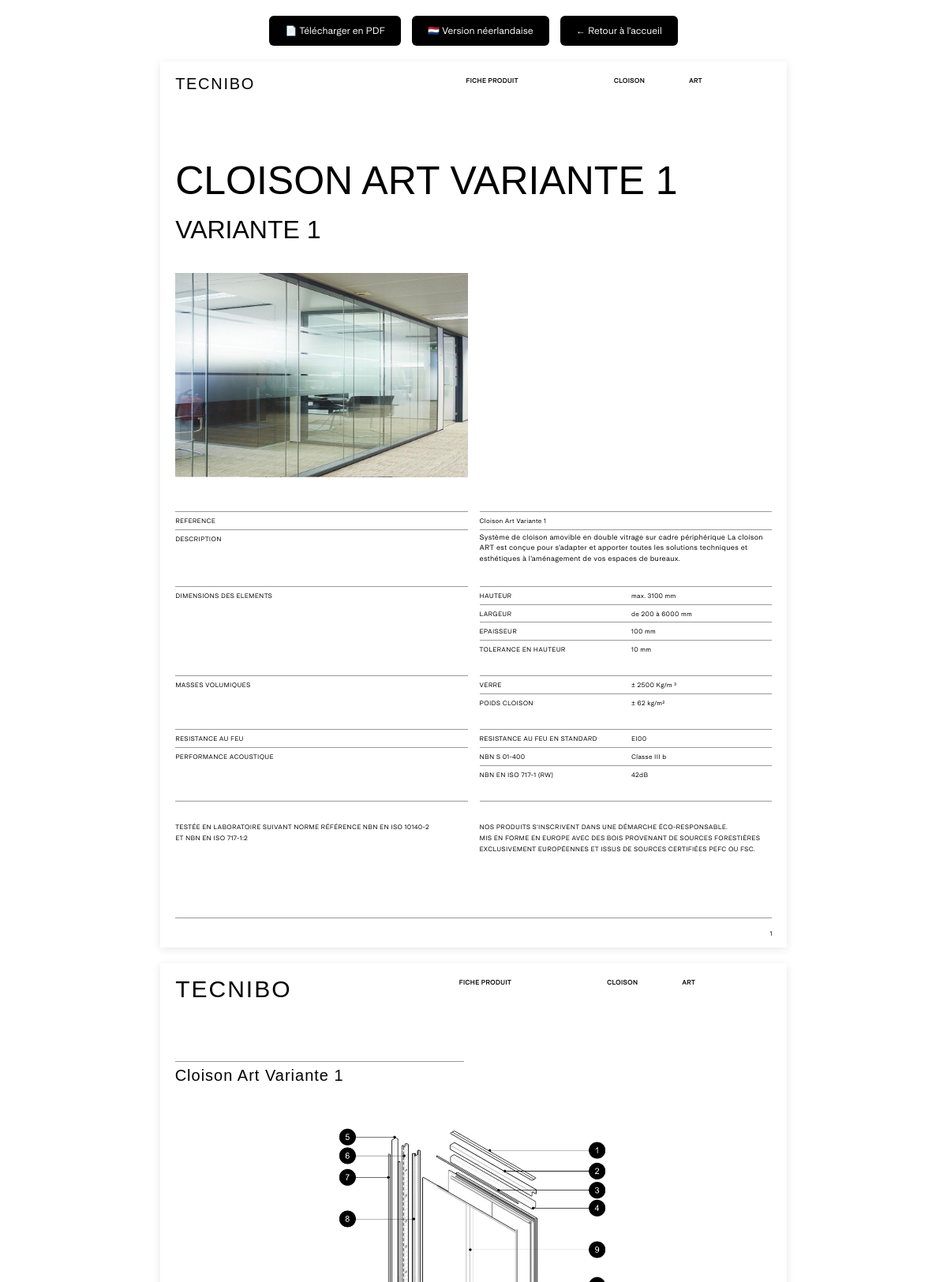
The page /tools/fiches/index?cpid=P_ART_VAR1_42dB (upper part) on the database as committed earlier.
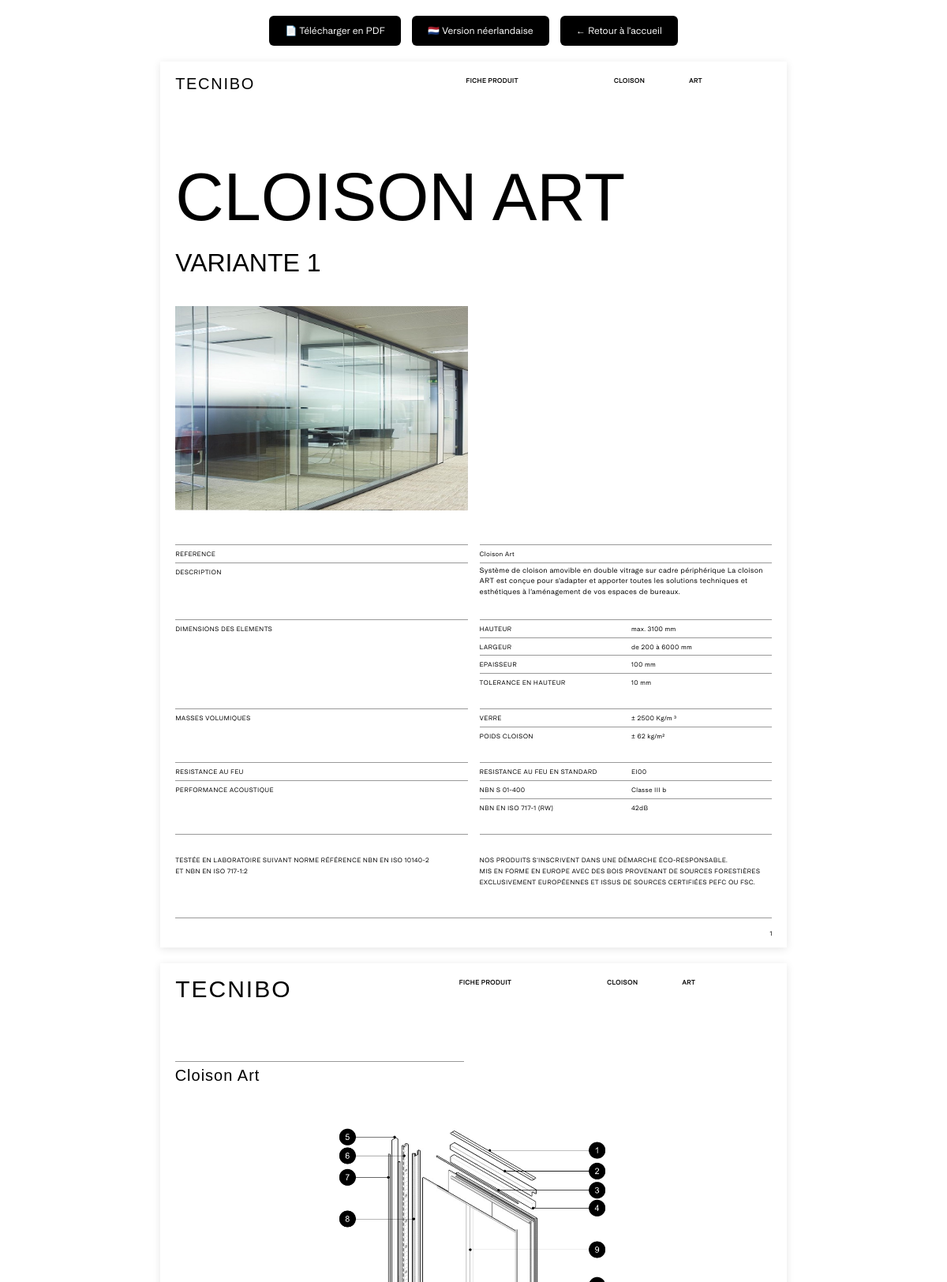
The same page on the database as committed later.
### tables this page shows
CREATE TABLE fiche_technique (
        id INTEGER PRIMARY KEY AUTOINCREMENT,
        cpid TEXT NOT NULL,
        langue TEXT DEFAULT 'fr',
	    type TEXT,
        reference TEXT,
        description TEXT,
        photo_produit TEXT,
        hauteur TEXT,
        largeur TEXT,
        epaisseur TEXT,
	    epaisseur_battent TEXT,
        tolerance_hauteur TEXT,
        verre TEXT,
	    battant TEXT,
	    panneau TEXT,
        poids_porte_cloison  TEXT,
        resistance_feu TEXT,
        nbn_s_01_400 TEXT,
        nbn_en_iso_717_1 TEXT,
        design_et_flexibilite TEXT,
        personnalisation_options TEXT,
        vue_eclatee_image TEXT,
        vue_eclatee_1 TEXT,
        vue_eclatee_2 TEXT,
        vue_eclatee_3 TEXT,
        vue_eclatee_4 TEXT,
        vue_eclatee_5 TEXT,
        vue_eclatee_6 TEXT,
        vue_eclatee_7 TEXT,
        vue_eclatee_8 TEXT,
        vue_eclatee_9 TEXT,
        vue_eclatee_10 TEXT,
        vue_eclatee_11 TEXT,
        vue_eclatee_12 TEXT,
        vue_eclatee_13 TEXT,
        vue_eclatee_14 TEXT,
        vue_eclatee_15 TEXT,
        vue_eclatee_16 TEXT,
        vue_eclatee_17 TEXT,
        vue_eclatee_18 TEXT,
        vue_eclatee_19 TEXT,
        vue_eclatee_20 TEXT,
        vue_eclatee_21 TEXT,
        vue_eclatee_22 TEXT,
        vue_eclatee_count INTEGER DEFAULT 0,
        dessin_technique_1 TEXT,
        dessin_technique_2 TEXT,
        dessin_technique_3 TEXT,
        dessin_technique_4 TEXT,
        dessin_technique_5 TEXT,
        dessin_technique_6 TEXT,
        dessin_technique_nom_1 TEXT,
        dessin_technique_nom_2 TEXT,
        dessin_technique_nom_3 TEXT,
        dessin_technique_nom_4 TEXT,
        dessin_technique_nom_5 TEXT,
        dessin_technique_nom_6 TEXT
    , reference_menu TEXT NOT NULL DEFAULT '', variant TEXT);

### app.py (the view)
@app.route('/index')
@app.route(f"{BASE_PATH}/index")
def index():
    cpid = request.args.get("cpid")
    lang = request.args.get("lang", "fr")
    base = get_base_url()
    fiche = None
    if cpid:
        conn = get_db_connection()
        row = conn.execute(
            "SELECT * FROM fiche_technique WHERE cpid=? AND langue=?",
            (cpid, lang)
        ).fetchone()
        conn.close()
        if row:
            fiche = dict(row)
    if not fiche:
        return "Référence introuvable", 404
    if lang == "en":
        return render_template("indexHaasEN.html", fiche=fiche, lang="en", base=base)
    elif lang == "nl":
        return render_template("indexHaasNL.html", fiche=fiche, lang="nl", base=base)
    else:
        return render_template("indexHaas.html", fiche=fiche, lang="fr", base=base)

### app.py (called while the page is built)
def get_base_url():
    return BASE_PATH if BASE_PATH else ''

def get_db_connection():
    conn = sqlite3.connect(DB_NAME)
    conn.row_factory = sqlite3.Row
    return conn

### templates/indexHaas.html (shortened to what this page needs)
<!DOCTYPE html>
<html lang="fr">
<head>
  <link rel="stylesheet" href="{{ url_for('static', filename='stylesHaas.css') }}">
  <link href="https://cdn.jsdelivr.net/npm/bootstrap@5.3.2/dist/css/bootstrap.min.css" rel="stylesheet">
</head>
<body>
<div class="Telecharger">
    <button id="downloadBtn">📄 Télécharger en PDF</button>
    <button onclick="window.location.href='?cpid={{ fiche.cpid }}&lang=nl'">
        🇳🇱 Version néerlandaise
    </button>
    <button id="retourBtn" onclick="window.location.href='/'">
        ← Retour à l'accueil
    </button>
</div>
<div class="PageA4">
  <header>
    <div class="d-flex mb-5">
      <div class="logo">TECNIBO</div>
      <div class="d-flex text-muted-header header-right">
        <span class="FICHE" style="margin-right: 121px;">FICHE PRODUIT</span>
        <span class="SECTION" style="margin-right: 56px;">{{ fiche.type|upper }}</span>
        <span class="CPID">{{ fiche.reference_menu|upper }}</span>
      </div>
    </div>
  </header>
  <main>
    <h1 class="title">{{ fiche.reference }}</h1>
    {% if fiche.variant %}
      <h2 class="variant">{{ fiche.variant }}</h2>
    {% endif %}
    <div class="row gx-0">
      <div class="col-6">
        <div class="product-photo">
          {% if fiche.photo_produit %}
          <img src="{{ url_for('static', filename=fiche.photo_produit) }}"
               alt="Vue product photo"
               style="max-width:100%; max-height:100%; object-fit:contain;">
          {% endif %}
        </div>
      </div>
    </div>
    <div class="row table-row gx-0">
      <div class="col-6 text-muted border-half"><span>REFERENCE</span></div>
      <div class="col-6">
        <div class="d-flex align-items-center text-muted border-half inner-row">
          <span class="left">{{ fiche.reference }}</span>
        </div>
      </div>
    </div>
    <div class="row table-row gx-0">
      <div class="col-6 text-muted border-half"><span>DESCRIPTION</span></div>
      <div class="col-6 border-half text-desc dashDesc">
      </div>
    </div>
    <br>
    <div class="row table-row gx-0">
      <div class="col-6 text-muted text-muted-dim border-half"><span>DIMENSIONS DES ELEMENTS</span></div>
      <div class="col-6">
        <div class="d-flex align-items-center text-muted text-muted-dim border-half inner-row">
          <span class="left">HAUTEUR</span>
          <span class="right">{{ fiche.hauteur }}</span>
        </div>
        <div class="d-flex align-items-center text-muted text-muted-larg border-half inner-row">
          <span class="left">LARGEUR</span>
          <span class="right">{{ fiche.largeur }}</span>
        </div>
        {% if fiche.type == 'Cloison' %}
        <div class="d-flex align-items-center text-muted border-half inner-row">
          <span class="left">EPAISSEUR</span>
          <span class="right">{{ fiche.epaisseur }}</span>
        </div>
        {% else %}
        <div class="d-flex align-items-center text-muted border-half inner-row">
          <span class="left">EPAISSEUR BATTENT</span>
          <span class="right">{{ fiche.epaisseur }}</span>
        </div>
        {% endif %}
        <div class="d-flex align-items-center text-muted border-half inner-row">
          <span class="left">TOLERANCE EN HAUTEUR</span>
          <span class="right">{{ fiche.tolerance_hauteur }}</span>
        </div>
      </div>
    </div>
    <div class="padding"></div>
    <div class="row table-row gx-0">
      <div class="col-6 text-muted border-half"><span>MASSES VOLUMIQUES</span></div>
      <div class="col-6">
        {% if fiche.type == 'Cloison' %}
          {% if fiche.verre %}
          <div class="d-flex align-items-center text-muted border-half inner-row">
            <span class="left">VERRE</span>
            <span class="right">{{ fiche.verre }}</span>
          </div>
          {% endif %}
          {% if fiche.poids_porte_cloison %}
          <div class="d-flex align-items-center text-muted border-half inner-row">
            <span class="left">POIDS CLOISON</span>
            <span class="right">{{ fiche.poids_porte_cloison }}</span>
          </div>
          {% endif %}
        {% endif %}
      </div>
    </div>
    <div class="padding"></div>
    <div class="row table-row gx-0">
      <div class="col-6 text-muted border-half"><span>RESISTANCE AU FEU</span></div>
      <div class="col-6">
        <div class="d-flex align-items-center text-muted border-half inner-row">
          <span class="left">RESISTANCE AU FEU EN STANDARD</span>
          <span class="right">{{ fiche.resistance_feu }}</span>
        </div>
      </div>
    </div>
    <div class="row table-row gx-0">
      <div class="col-6 text-muted border-half"><span>PERFORMANCE ACOUSTIQUE</span></div>
      <div class="col-6">
        <div class="d-flex align-items-center text-muted border-half inner-row">
          <span class="left">NBN S 01-400</span>
          <span>{{ fiche.nbn_s_01_400 }}</span>
        </div>
        <div class="d-flex align-items-center text-muted border-half inner-row">
          <span class="left">NBN EN ISO 717-1 (RW)</span>
          <span class="right">{{ fiche.nbn_en_iso_717_1 }}</span>
        </div>
      </div>
    </div>
    <div class="padding"></div>
    <div class="row table-row gx-0">
      <div class="col-6 text-muted border-half">
        <div class="padding-test">
          TESTÉE EN LABORATOIRE SUIVANT NORME RÉFÉRENCE NBN EN ISO 10140-2 <br>ET NBN EN ISO 717-1:2
        </div>
      </div>
      <div class="col-6 border-half text-muted">
        <div class="padding-test">
          NOS PRODUITS S'INSCRIVENT DANS UNE DÉMARCHE ÉCO-RESPONSABLE.<br>
          MIS EN FORME EN EUROPE AVEC DES BOIS PROVENANT DE SOURCES FORESTIÈRES <br>
          EXCLUSIVEMENT EUROPÉENNES ET ISSUS DE SOURCES CERTIFIÉES PEFC OU FSC.
        </div>
      </div>
    </div>
  </main>
  <footer class="footer">
    <div class="footer-content">
      <span class="numberPage">1</span>
    </div>
  </footer>
</div>
<div class="PageA4">
  <header>
    <div class="d-flex mb-5">
      <div class="logo2">TECNIBO</div>
      <div class="d-flex text-muted-header2 header-right2">
        <span class="FICHE" style="margin-right: 121px;">FICHE PRODUIT</span>
        <span class="SECTION" style="margin-right: 56px;">{{ fiche.type|upper }}</span>
        <span class="CPID">{{ fiche.reference_menu|upper }}</span>
      </div>
    </div>
  </header>
  <main>
    <div class="main1">
      <div class="padding-Pa3"></div>
      <div class="row table-row gx-0">
        <div class="col-6 border-half">
          <div class="logTitle">
              {{ fiche.reference }}
          </div>
        </div>
      </div>
      <div id="Image">
        {% if fiche.vue_eclatee_image %}
        <img src="{{ url_for('static', filename=fiche.vue_eclatee_image) }}"
             alt="Vue éclatée produit"
             style="max-width:100%; max-height:100%; object-fit:contain;">
        {% endif %}
      </div>
    </div>
  </main>
</div>
</body>
</html>

### static/stylesHaas.css (style rules this page uses)
.PageA4, .PageA4 * { color: #000 !important; }
.Telecharger { text-align: center; margin-top: 20px; margin-bottom: 20px; }
.Telecharger button { background-color: #000; color: white; font-family: 'UniversalSans500', sans-serif; font-size: 12px; border: none; border-radius: 6px; padding: 10px 20px; margin: 0 5px; cursor: pointer; transition: background-color 0.3s ease; }
.PageA4 { width: 210mm; height: 297mm; margin: 0 auto 20px auto; background: white; box-shadow: 0 2px 10px rgba(0,0,0,0.1); padding: 0; box-sizing: border-box; position: relative; display: flex; flex-direction: column; }
header { height: 20mm; padding: 13px 10px 20px 19px; }
.logo { font-family: 'TecniboDisplay', sans-serif; font-size: 20px; color: #000; letter-spacing: 1.7px; }
.logo2 { font-family: 'TecniboDisplay', sans-serif; font-size: 30px; margin-top: -3px; color: #000; letter-spacing: 2px; }
.header-right { display: flex; margin-left: 267.3px; letter-spacing: 0.3px; }
.header-right2 { display: flex; margin-left: 212px; letter-spacing: 0.3px; }
.text-muted-header { font-family: 'UniversalSans500', sans-serif; font-size: 8px; padding-top: 5px; padding-bottom: 5px; color: #000; font-weight: bold; }
.text-muted-header2 { font-family: 'UniversalSans500', sans-serif; font-size: 8px; padding-top: 5px; padding-bottom: 5px; color: #000; font-weight: bold; }
main { flex: 1; padding: 13px 10px 20px 19px; overflow: hidden; }
.title { font-family: 'TecniboDisplay', sans-serif; font-size: 52px; padding-top: 32px; padding-bottom: 5px; color: #000; text-align: left; text-transform: uppercase; }
.variant { font-family: 'TecniboDisplay', sans-serif; color: #000; text-align: left; text-transform: uppercase; }
.product-photo { width: 97%; height: 315px; display: flex; flex-direction: column; justify-content: center; align-items: center; margin-bottom: 15px; color: #000; font-size: 16px; }
.table-row .col-6:first-child { width: 48.5%; margin-right: 15px; }
.table-row .col-6:last-child { width: 48.5%; margin-left: -0.5px; }
.text-muted { font-family: 'UniversalSans500', sans-serif; font-size: 8px; padding-top: 5px; padding-bottom: 5px; color: #000; letter-spacing: 0.3px; }
.border-half { border-top: 1px solid rgba(0,0,0,0.4); }
.inner-row { display: flex; align-items: center; padding: 5px 0; border-top: 1px solid rgba(0,0,0,0.4); }
.inner-row .left { display: inline-block; width: 192.5px; font-family: 'UniversalSans500', sans-serif; font-size: 8px; letter-spacing: 0.3px; }
.inner-row .right { flex-grow: 1; font-family: 'UniversalSans500', sans-serif; font-size: 8px; letter-spacing: 0.3px; text-align: left; }
.text-desc { font-family: 'UniversalSans500', sans-serif; font-size: 9px; padding-top: 2px; padding-bottom: 5px; color: #000; letter-spacing: 0.3px; }
.padding { padding-top: 22px; }
.padding-test { padding-top: 21px; letter-spacing: 0.3px; line-height: 1.7; }
.text-muted-dim { padding-top: 5px !important; }
.text-muted-larg { padding-bottom: 4px !important; }
.footer { font-family: 'UniversalSans500', sans-serif; padding: 13px 0px 0px 0px; margin: 0px 18.5px 0px 18.5px; height: 10mm; border-top: 1px solid rgba(0,0,0,0.4); }
.footer-content { display: flex; justify-content: flex-end; align-items: center; }
.numberPage { font-size: 8px; font-weight: 500; color: #666; }
.main1 { height: 164.5mm; margin: 0px 9.5px 0px 0px; }
.padding-Pa3 { padding-top: 36px; }
.logTitle { font-family: 'TecniboDisplay', sans-serif; font-size: 20px; margin-top: 2px; color: #000; letter-spacing: 1px; }
#Image { width: 50%; margin-right: 190px !important; margin: 14px auto 0 auto; height: 474px; display: flex; justify-content: center; align-items: center; }

Rows that differ between the two databases and show on the page:
changed fiche_technique "VARIANTE 1": reference "CLOISON ART VARIANTE 1" → "CLOISON ART"; reference "Cloison Art Variante 1" → "Cloison Art"
